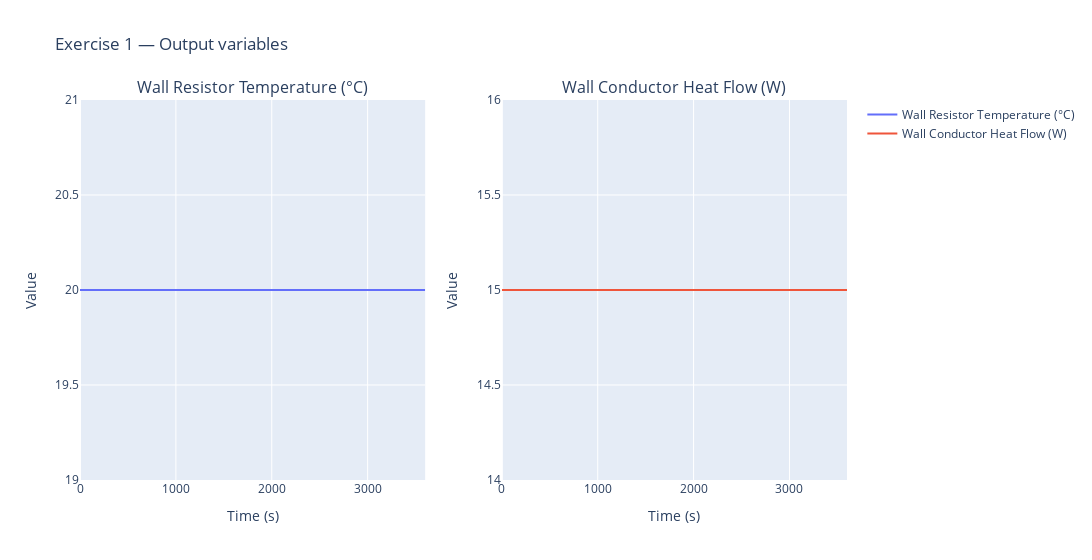
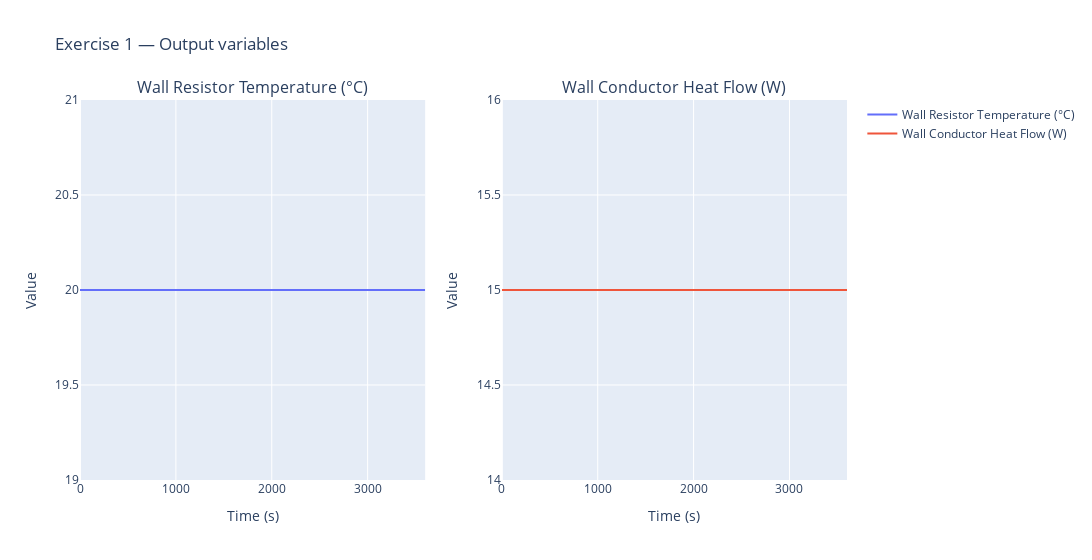

The notebook cell saved with these charts, in order:
### Markdown cell above
<img src="../../database/images/Conduction1.png"
     align="right"
     width="550"
     style="margin-right: 20px; margin-bottom: 10px;" />

<ins>**Scenario 1: Wall_Resistor (Determine Resistance R)**<ins>

The component Wall_Resistor is subjected to the following conditions:
- Interior Temperature &emsp; $(T_{int,R})$ &emsp; : &emsp; $20$ °C
- Exterior Temperature &emsp; $(T_{ext})$ &emsp; : &emsp; $5$ °C
- Heat Flow &emsp; &emsp; &emsp; &emsp; &emsp; $(Φ_R)$ &emsp; : &emsp; $10$ W

**Goal:** Calculate the Thermal Resistance $(R)$ of the Wall_resistor.

<ins>**Scenario 2: Wall_Conductor (Determine Conductance U)**<ins>

The component Wall_Conductor is subjected to the following conditions:
- Interior Temperature &emsp; $(T_{int,U})$ &emsp; : &emsp; $25$ °C
- Exterior Temperature &emsp; $(T_{ext})$ &emsp; : &emsp; $5$ °C
- Heat Flow &emsp; &emsp; &emsp; &emsp; &emsp; $(Φ_U)$ &emsp; : &emsp; $15$ W

**Goal:** Calculate the Thermal Conductance $(U)$ of the Wall_resistor.

### Code cell
sim1 = FMUSimulation(databasePath / "Exercises_Conduction_SteStaWalResCon_01.fmu")

sim1.initialize()
sim1.initParameters({"Wall_Resistor.R": 1.5, "Wall_Conductor.G": 0.75})
sim1.exitInitialization()

data1 = sim1.run(["Wall_Resistor.port_b.T", "Wall_Conductor.port_b.Q_flow"])
sim1.terminate()

sim1Factory = SimulationPlotFactory()

sim1Factory.plot_subplots(
    time=data1["time"],
    data_type="raw",
    data_dict={
        "Wall Resistor Temperature (°C)": data1["Wall_Resistor.port_b.T"] - 273.15,
        "Wall Conductor Heat Flow (W)": data1["Wall_Conductor.port_b.Q_flow"],
    },
    title="Exercise 1 — Output variables",
)

### Figure 1 — Plotly figure (JSON) as saved in the notebook; plotly's stock layout.template omitted (floating-point values rounded to 4 significant figures; data arrays with more than 128 entries replaced by an {"elided": "..."} marker saying what was removed)
{"data": [{"mode": "lines", "name": "Wall Resistor Temperature (°C)", "type": "scatter", "x": {"elided": "3601 float values"}, "xaxis": "x", "y": {"elided": "3601 float values"}, "yaxis": "y"}, {"mode": "lines", "name": "Wall Conductor Heat Flow (W)", "type": "scatter", "x": {"elided": "3601 float values"}, "xaxis": "x2", "y": {"elided": "3601 float values"}, "yaxis": "y2"}], "layout": {"annotations": [{"font": {"size": 16}, "showarrow": false, "text": "Wall Resistor Temperature (°C)", "x": 0.225, "xanchor": "center", "xref": "paper", "y": 1, "yanchor": "bottom", "yref": "paper"}, {"font": {"size": 16}, "showarrow": false, "text": "Wall Conductor Heat Flow (W)", "x": 0.775, "xanchor": "center", "xref": "paper", "y": 1, "yanchor": "bottom", "yref": "paper"}], "title": {"text": "Exercise 1 — Output variables"}, "width": 1200, "xaxis": {"anchor": "y", "domain": [0, 0.45], "title": {"text": "Time (s)"}}, "xaxis2": {"anchor": "y2", "domain": [0.55, 1], "title": {"text": "Time (s)"}}, "yaxis": {"anchor": "x", "domain": [0, 1], "title": {"text": "Value"}}, "yaxis2": {"anchor": "x2", "domain": [0, 1], "title": {"text": "Value"}}}}

### Figure 2 — Plotly figure (JSON) as saved in the notebook; plotly's stock layout.template omitted (floating-point values rounded to 4 significant figures; data arrays with more than 128 entries replaced by an {"elided": "..."} marker saying what was removed)
{"data": [{"mode": "lines", "name": "Wall Resistor Temperature (°C)", "type": "scatter", "x": {"elided": "3601 float values"}, "xaxis": "x", "y": {"elided": "3601 float values"}, "yaxis": "y"}, {"mode": "lines", "name": "Wall Conductor Heat Flow (W)", "type": "scatter", "x": {"elided": "3601 float values"}, "xaxis": "x2", "y": {"elided": "3601 float values"}, "yaxis": "y2"}], "layout": {"annotations": [{"font": {"size": 16}, "showarrow": false, "text": "Wall Resistor Temperature (°C)", "x": 0.225, "xanchor": "center", "xref": "paper", "y": 1, "yanchor": "bottom", "yref": "paper"}, {"font": {"size": 16}, "showarrow": false, "text": "Wall Conductor Heat Flow (W)", "x": 0.775, "xanchor": "center", "xref": "paper", "y": 1, "yanchor": "bottom", "yref": "paper"}], "title": {"text": "Exercise 1 — Output variables"}, "width": 1200, "xaxis": {"anchor": "y", "domain": [0, 0.45], "title": {"text": "Time (s)"}}, "xaxis2": {"anchor": "y2", "domain": [0.55, 1], "title": {"text": "Time (s)"}}, "yaxis": {"anchor": "x", "domain": [0, 1], "title": {"text": "Value"}}, "yaxis2": {"anchor": "x2", "domain": [0, 1], "title": {"text": "Value"}}}}
